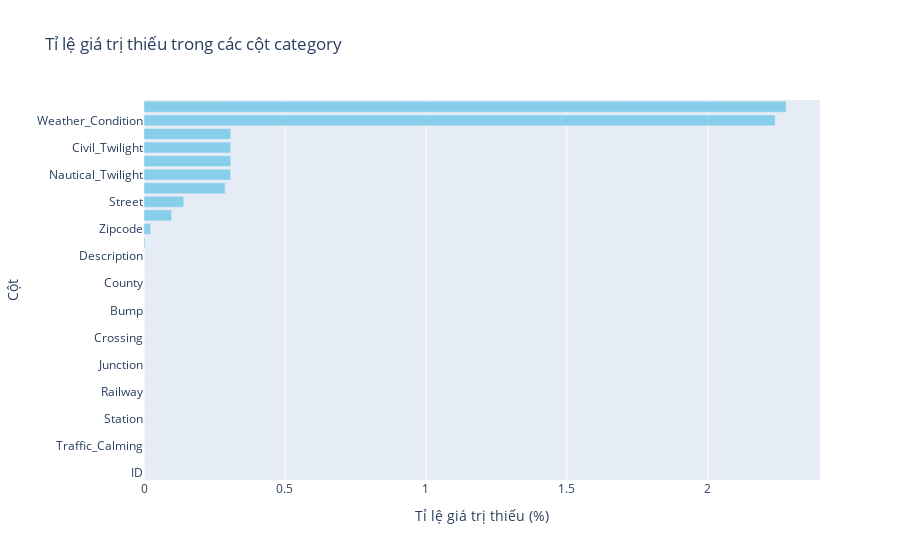

Here is the notebook cell this chart was saved with:
### Markdown cell above
#### 2.4.2.1 Kiểm tra các giá trị bị thiếu

### Code cell
import plotly.graph_objects as go

# Tính tỉ lệ giá trị thiếu của mỗi cột
missing_percentages = df[category_cols].isnull().mean() * 100

# Sắp xếp giảm dần các cột theo tỉ lệ giá trị thiếu
missing_percentages_sorted = missing_percentages.sort_values(ascending=True)

# Vẽ biểu đồ cột ngang sử dụng Plotly
fig = go.Figure(go.Bar(
            x=missing_percentages_sorted,
            y=missing_percentages_sorted.index,
            orientation='h',
            marker=dict(color='skyblue')
        ))

fig.update_layout(
    title='Tỉ lệ giá trị thiếu trong các cột category',
    xaxis=dict(title='Tỉ lệ giá trị thiếu (%)'),
    yaxis=dict(title='Cột')
)

fig.show()

### Figure 1 — Plotly figure (JSON) as saved in the notebook; plotly's stock layout.template omitted (floating-point values rounded to 4 significant figures)
{"data": [{"marker": {"color": "skyblue"}, "orientation": "h", "type": "bar", "x": [0, 0, 0, 0, 0, 0, 0, 0, 0, 0, 0, 0, 0, 0, 0, 0, 0.0001294, 0.003623, 0.02329, 0.09795, 0.1408, 0.288, 0.3076, 0.3076, 0.3076, 0.3076, 2.239, 2.278], "y": ["ID", "Traffic_Signal", "Traffic_Calming", "Stop", "Station", "Roundabout", "Railway", "No_Exit", "Junction", "Give_Way", "Crossing", "Amenity", "Bump", "State", "County", "Source", "Description", "City", "Zipcode", "Timezone", "Street", "Airport_Code", "Nautical_Twilight", "Sunrise_Sunset", "Civil_Twilight", "Astronomical_Twilight", "Weather_Condition", "Wind_Direction"]}], "layout": {"title": {"text": "Tỉ lệ giá trị thiếu trong các cột category"}, "xaxis": {"title": {"text": "Tỉ lệ giá trị thiếu (%)"}}, "yaxis": {"title": {"text": "Cột"}}}}
